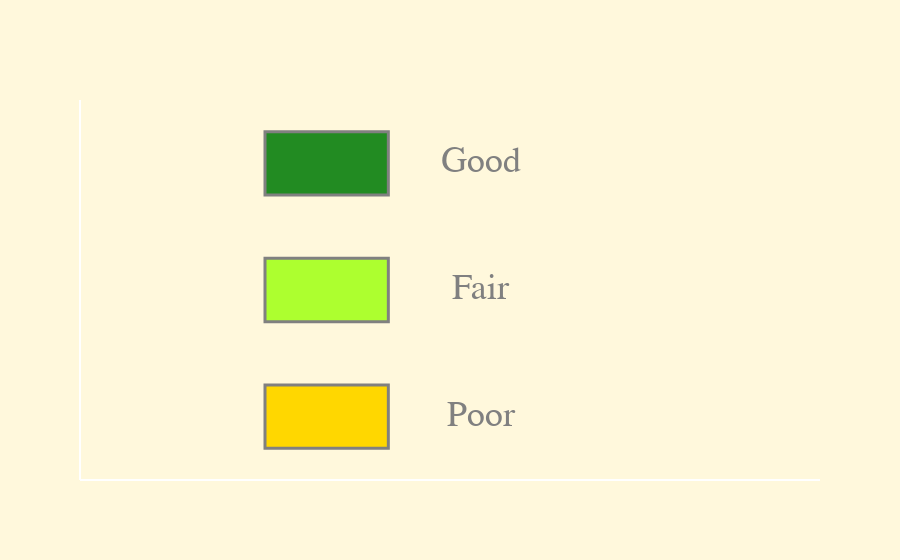

Notebook code for this chart:
### Code cell
fig = go.Figure()

# Create scatter trace of text labels
fig.add_trace(go.Scatter(
    x=[13, 13, 13],
    y=[4, 12, 20],
    text=["Poor",
          "Fair",
          "Good"],
    mode="text",
))

# Set axes properties
fig.update_xaxes(range=[0, 24])
fig.update_yaxes(range=[0, 24])


# Add shapes
fig.add_shape(type="rect",
    xref="paper", yref="paper",
    x0=3/12, y0=1/12,
    x1=5/12, y1=3/12,
    line=dict(
        color="gray",
        width=3,
    ),
    fillcolor='gold',
)

fig.add_shape(type="rect",
    xref="paper", yref="paper",
    x0=3/12, y0=5/12,
    x1=5/12, y1=7/12,
    line=dict(
        color="gray",
        width=3,
    ),
    fillcolor='greenyellow',
)

fig.add_shape(type="rect",
    xref="paper", yref="paper",
    x0=3/12, y0=9/12,
    x1=5/12, y1=11/12,
    line=dict(
        color="gray",
        width=3,
    ),
    fillcolor='forestgreen',
)

fig.update_layout(paper_bgcolor = "cornsilk", font = {'color': "gray", 'family': "Arial", 'size':36},
                      xaxis={'showgrid': False, 'showticklabels':False},
                      yaxis={'showgrid': False, 'showticklabels':False},
                      plot_bgcolor='rgba(0,0,0,0)')

fig.show()

### Figure 1 — Plotly figure (JSON) as saved in the notebook; plotly's stock layout.template omitted (floating-point values rounded to 4 significant figures)
{"data": [{"mode": "text", "text": ["Poor", "Fair", "Good"], "type": "scatter", "x": [13, 13, 13], "y": [4, 12, 20]}], "layout": {"font": {"color": "gray", "family": "Arial", "size": 36}, "paper_bgcolor": "cornsilk", "plot_bgcolor": "rgba(0,0,0,0)", "shapes": [{"fillcolor": "gold", "line": {"color": "gray", "width": 3}, "type": "rect", "x0": 0.25, "x1": 0.4167, "xref": "paper", "y0": 0.08333, "y1": 0.25, "yref": "paper"}, {"fillcolor": "greenyellow", "line": {"color": "gray", "width": 3}, "type": "rect", "x0": 0.25, "x1": 0.4167, "xref": "paper", "y0": 0.4167, "y1": 0.5833, "yref": "paper"}, {"fillcolor": "forestgreen", "line": {"color": "gray", "width": 3}, "type": "rect", "x0": 0.25, "x1": 0.4167, "xref": "paper", "y0": 0.75, "y1": 0.9167, "yref": "paper"}], "xaxis": {"range": [0, 24], "showgrid": false, "showticklabels": false}, "yaxis": {"range": [0, 24], "showgrid": false, "showticklabels": false}}}
